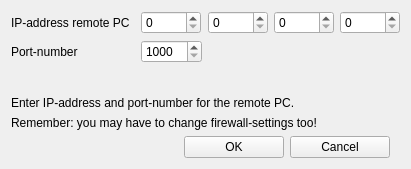
<?xml version="1.0" encoding="UTF-8"?>
<ui version="4.0">
 <class>UICFTNControls</class>
 <widget class="QWidget" name="UICFTNControls">
  <property name="windowModality">
   <enum>Qt::NonModal</enum>
  </property>
  <property name="geometry">
   <rect>
    <x>0</x>
    <y>0</y>
    <width>411</width>
    <height>169</height>
   </rect>
  </property>
  <property name="windowTitle">
   <string>UDP protocol settings</string>
  </property>
  <property name="windowIcon">
   <iconset resource="../gui/main-facetracknoir.qrc">
    <normaloff>:/images/facetracknoir.png</normaloff>:/images/facetracknoir.png</iconset>
  </property>
  <property name="layoutDirection">
   <enum>Qt::LeftToRight</enum>
  </property>
  <property name="autoFillBackground">
   <bool>false</bool>
  </property>
  <layout class="QVBoxLayout" name="_vertical_layout">
   <item>
    <layout class="QGridLayout" name="gridLayout">
     <item row="1" column="4">
      <widget class="QSpinBox" name="spinIPFourthNibble">
       <property name="maximumSize">
        <size>
         <width>60</width>
         <height>16777215</height>
        </size>
       </property>
       <property name="maximum">
        <number>255</number>
       </property>
       <property name="singleStep">
        <number>1</number>
       </property>
      </widget>
     </item>
     <item row="1" column="1">
      <widget class="QSpinBox" name="spinIPFirstNibble">
       <property name="maximumSize">
        <size>
         <width>60</width>
         <height>16777215</height>
        </size>
       </property>
       <property name="maximum">
        <number>255</number>
       </property>
       <property name="singleStep">
        <number>1</number>
       </property>
      </widget>
     </item>
     <item row="1" column="2">
      <widget class="QSpinBox" name="spinIPSecondNibble">
       <property name="maximumSize">
        <size>
         <width>60</width>
         <height>16777215</height>
        </size>
       </property>
       <property name="maximum">
        <number>255</number>
       </property>
       <property name="singleStep">
        <number>1</number>
       </property>
      </widget>
     </item>
     <item row="1" column="3">
      <widget class="QSpinBox" name="spinIPThirdNibble">
       <property name="maximumSize">
        <size>
         <width>60</width>
         <height>16777215</height>
        </size>
       </property>
       <property name="maximum">
        <number>255</number>
       </property>
       <property name="singleStep">
        <number>1</number>
       </property>
      </widget>
     </item>
     <item row="1" column="0">
      <widget class="QLabel" name="label_4">
       <property name="text">
        <string>IP-address remote PC</string>
       </property>
      </widget>
     </item>
     <item row="2" column="0">
      <widget class="QLabel" name="label_5">
       <property name="text">
        <string>Port-number</string>
       </property>
      </widget>
     </item>
     <item row="2" column="1">
      <widget class="QSpinBox" name="spinPortNumber">
       <property name="minimum">
        <number>1000</number>
       </property>
       <property name="maximum">
        <number>10000</number>
       </property>
      </widget>
     </item>
    </layout>
   </item>
   <item>
    <spacer name="verticalSpacer">
     <property name="orientation">
      <enum>Qt::Vertical</enum>
     </property>
     <property name="sizeHint" stdset="0">
      <size>
       <width>20</width>
       <height>40</height>
      </size>
     </property>
    </spacer>
   </item>
   <item>
    <layout class="QVBoxLayout" name="verticalLayout">
     <item>
      <widget class="QLabel" name="label">
       <property name="text">
        <string>Enter IP-address and port-number for the remote PC.</string>
       </property>
       <property name="wordWrap">
        <bool>true</bool>
       </property>
      </widget>
     </item>
     <item>
      <widget class="QLabel" name="label_3">
       <property name="text">
        <string>Remember: you may have to change firewall-settings too!</string>
       </property>
      </widget>
     </item>
    </layout>
   </item>
   <item>
    <layout class="QHBoxLayout" name="horizontalLayout">
     <item>
      <spacer name="horizontalSpacer_2">
       <property name="orientation">
        <enum>Qt::Horizontal</enum>
       </property>
       <property name="sizeHint" stdset="0">
        <size>
         <width>40</width>
         <height>20</height>
        </size>
       </property>
      </spacer>
     </item>
     <item>
      <layout class="QHBoxLayout" name="horizontalLayout_2">
       <property name="sizeConstraint">
        <enum>QLayout::SetDefaultConstraint</enum>
       </property>
       <item>
        <widget class="QPushButton" name="btnOK">
         <property name="sizePolicy">
          <sizepolicy hsizetype="Preferred" vsizetype="Fixed">
           <horstretch>0</horstretch>
           <verstretch>0</verstretch>
          </sizepolicy>
         </property>
         <property name="minimumSize">
          <size>
           <width>100</width>
           <height>0</height>
          </size>
         </property>
         <property name="maximumSize">
          <size>
           <width>100</width>
           <height>16777215</height>
          </size>
         </property>
         <property name="text">
          <string>OK</string>
         </property>
        </widget>
       </item>
       <item>
        <widget class="QPushButton" name="btnCancel">
         <property name="sizePolicy">
          <sizepolicy hsizetype="Preferred" vsizetype="Fixed">
           <horstretch>0</horstretch>
           <verstretch>0</verstretch>
          </sizepolicy>
         </property>
         <property name="minimumSize">
          <size>
           <width>100</width>
           <height>0</height>
          </size>
         </property>
         <property name="maximumSize">
          <size>
           <width>100</width>
           <height>16777215</height>
          </size>
         </property>
         <property name="text">
          <string>Cancel</string>
         </property>
        </widget>
       </item>
      </layout>
     </item>
     <item>
      <spacer name="horizontalSpacer">
       <property name="orientation">
        <enum>Qt::Horizontal</enum>
       </property>
       <property name="sizeType">
        <enum>QSizePolicy::Fixed</enum>
       </property>
       <property name="sizeHint" stdset="0">
        <size>
         <width>10</width>
         <height>20</height>
        </size>
       </property>
      </spacer>
     </item>
    </layout>
   </item>
  </layout>
 </widget>
 <tabstops>
  <tabstop>spinIPFirstNibble</tabstop>
  <tabstop>spinIPSecondNibble</tabstop>
  <tabstop>spinIPThirdNibble</tabstop>
  <tabstop>spinIPFourthNibble</tabstop>
  <tabstop>spinPortNumber</tabstop>
  <tabstop>btnOK</tabstop>
  <tabstop>btnCancel</tabstop>
 </tabstops>
 <resources>
  <include location="../gui/main-facetracknoir.qrc"/>
 </resources>
 <connections/>
 <slots>
  <slot>startEngineClicked()</slot>
  <slot>stopEngineClicked()</slot>
  <slot>cameraSettingsClicked()</slot>
 </slots>
</ui>
